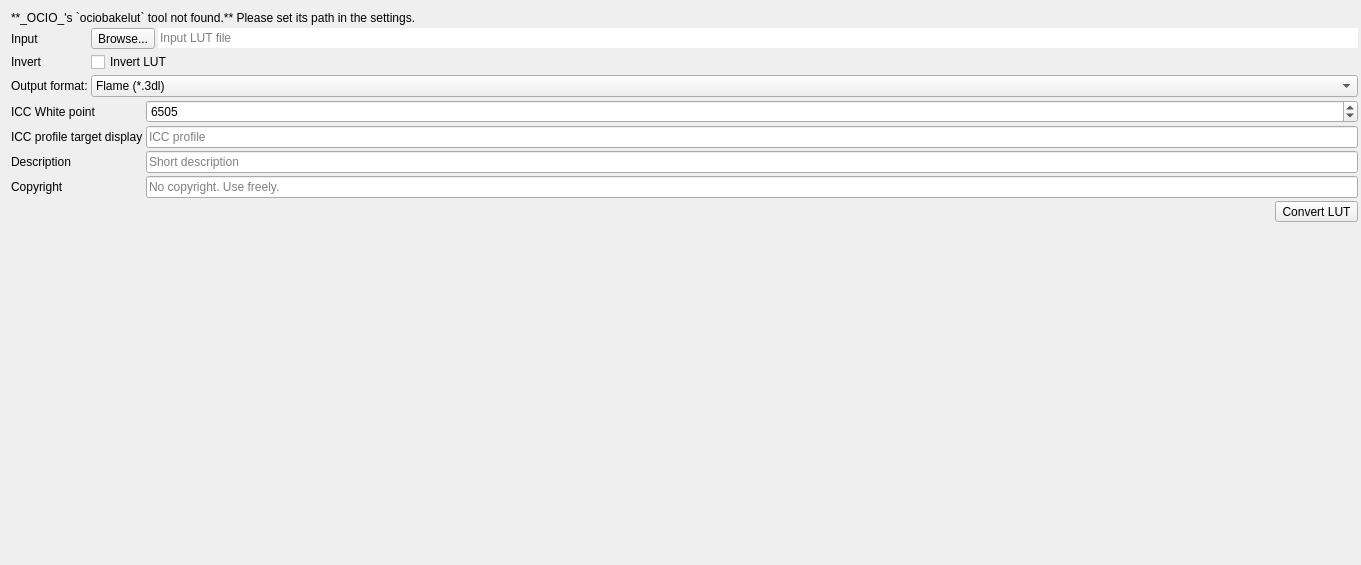
<?xml version="1.0" encoding="UTF-8"?>
<ui version="4.0">
 <class>LutConverterWidget</class>
 <widget class="QWidget" name="LutConverterWidget">
  <property name="geometry">
   <rect>
    <x>0</x>
    <y>0</y>
    <width>1361</width>
    <height>565</height>
   </rect>
  </property>
  <property name="windowTitle">
   <string>Form</string>
  </property>
  <layout class="QVBoxLayout" name="verticalLayout">
   <property name="spacing">
    <number>3</number>
   </property>
   <property name="rightMargin">
    <number>3</number>
   </property>
   <property name="bottomMargin">
    <number>3</number>
   </property>
   <item>
    <widget class="QLabel" name="ocioNotFoundLabel">
     <property name="text">
      <string>**_OCIO_'s `ociobakelut` tool not found.** Please set its path in the settings.</string>
     </property>
     <property name="textFormat">
      <enum>Qt::MarkdownText</enum>
     </property>
    </widget>
   </item>
   <item>
    <layout class="QFormLayout" name="formLayout">
     <property name="horizontalSpacing">
      <number>3</number>
     </property>
     <property name="verticalSpacing">
      <number>3</number>
     </property>
     <item row="0" column="0">
      <widget class="QLabel" name="label_5">
       <property name="text">
        <string>Input</string>
       </property>
      </widget>
     </item>
     <item row="0" column="1">
      <layout class="QHBoxLayout" name="horizontalLayout">
       <property name="spacing">
        <number>3</number>
       </property>
       <item>
        <widget class="QToolButton" name="lutBrowseButton">
         <property name="text">
          <string>Browse...</string>
         </property>
         <property name="icon">
          <iconset resource="../duqf_resources.qrc">
           <normaloff>:/icons/set-preset</normaloff>:/icons/set-preset</iconset>
         </property>
        </widget>
       </item>
       <item>
        <widget class="QLineEdit" name="inputEdit">
         <property name="text">
          <string/>
         </property>
         <property name="frame">
          <bool>false</bool>
         </property>
         <property name="placeholderText">
          <string>Input LUT file</string>
         </property>
        </widget>
       </item>
      </layout>
     </item>
     <item row="1" column="0">
      <widget class="QLabel" name="label">
       <property name="text">
        <string>Invert</string>
       </property>
      </widget>
     </item>
     <item row="1" column="1">
      <widget class="QCheckBox" name="invertBox">
       <property name="text">
        <string>Invert LUT</string>
       </property>
      </widget>
     </item>
     <item row="2" column="0">
      <widget class="QLabel" name="label_6">
       <property name="text">
        <string>Output format:</string>
       </property>
      </widget>
     </item>
     <item row="2" column="1">
      <widget class="QComboBox" name="outputFormatBox">
       <item>
        <property name="text">
         <string>Flame (*.3dl)</string>
        </property>
       </item>
       <item>
        <property name="text">
         <string>Lustre (*.3dl)</string>
        </property>
       </item>
       <item>
        <property name="text">
         <string>Cinespace (*.csp)</string>
        </property>
       </item>
       <item>
        <property name="text">
         <string>Houdini (*.lut)</string>
        </property>
       </item>
       <item>
        <property name="text">
         <string>Iridas (*.itx)</string>
        </property>
       </item>
       <item>
        <property name="text">
         <string>TrueLight (*.cub)</string>
        </property>
       </item>
       <item>
        <property name="text">
         <string>ICC (*.icc)</string>
        </property>
       </item>
      </widget>
     </item>
    </layout>
   </item>
   <item>
    <widget class="QWidget" name="iccOptionsWidget" native="true">
     <layout class="QFormLayout" name="formLayout_2">
      <property name="horizontalSpacing">
       <number>3</number>
      </property>
      <property name="verticalSpacing">
       <number>3</number>
      </property>
      <property name="leftMargin">
       <number>0</number>
      </property>
      <property name="topMargin">
       <number>0</number>
      </property>
      <property name="rightMargin">
       <number>0</number>
      </property>
      <property name="bottomMargin">
       <number>0</number>
      </property>
      <item row="0" column="0">
       <widget class="QLabel" name="label_7">
        <property name="text">
         <string>ICC White point</string>
        </property>
       </widget>
      </item>
      <item row="0" column="1">
       <widget class="QSpinBox" name="iccWhitePointBox">
        <property name="maximum">
         <number>10000</number>
        </property>
        <property name="value">
         <number>6505</number>
        </property>
       </widget>
      </item>
      <item row="1" column="0">
       <widget class="QLabel" name="label_8">
        <property name="text">
         <string>ICC profile target display</string>
        </property>
       </widget>
      </item>
      <item row="1" column="1">
       <widget class="QLineEdit" name="iccProfileEdit">
        <property name="placeholderText">
         <string>ICC profile</string>
        </property>
       </widget>
      </item>
      <item row="2" column="0">
       <widget class="QLabel" name="label_9">
        <property name="text">
         <string>Description</string>
        </property>
       </widget>
      </item>
      <item row="2" column="1">
       <widget class="QLineEdit" name="iccDescriptionEdit">
        <property name="placeholderText">
         <string>Short description</string>
        </property>
       </widget>
      </item>
      <item row="3" column="0">
       <widget class="QLabel" name="label_10">
        <property name="text">
         <string>Copyright</string>
        </property>
       </widget>
      </item>
      <item row="3" column="1">
       <widget class="QLineEdit" name="iccCopyrightEdit">
        <property name="placeholderText">
         <string>No copyright. Use freely.</string>
        </property>
       </widget>
      </item>
     </layout>
    </widget>
   </item>
   <item>
    <layout class="QHBoxLayout" name="horizontalLayout_2">
     <property name="spacing">
      <number>3</number>
     </property>
     <property name="leftMargin">
      <number>0</number>
     </property>
     <property name="topMargin">
      <number>0</number>
     </property>
     <item>
      <spacer name="horizontalSpacer">
       <property name="orientation">
        <enum>Qt::Horizontal</enum>
       </property>
       <property name="sizeHint" stdset="0">
        <size>
         <width>40</width>
         <height>20</height>
        </size>
       </property>
      </spacer>
     </item>
     <item>
      <widget class="QToolButton" name="convertButton">
       <property name="text">
        <string>Convert LUT</string>
       </property>
       <property name="icon">
        <iconset resource="../resources.qrc">
         <normaloff>:/icons/ocio-bake-lut</normaloff>:/icons/ocio-bake-lut</iconset>
       </property>
       <property name="toolButtonStyle">
        <enum>Qt::ToolButtonTextUnderIcon</enum>
       </property>
      </widget>
     </item>
    </layout>
   </item>
   <item>
    <spacer name="verticalSpacer">
     <property name="orientation">
      <enum>Qt::Vertical</enum>
     </property>
     <property name="sizeHint" stdset="0">
      <size>
       <width>20</width>
       <height>304</height>
      </size>
     </property>
    </spacer>
   </item>
  </layout>
 </widget>
 <resources>
  <include location="../resources.qrc"/>
  <include location="../duqf_resources.qrc"/>
 </resources>
 <connections/>
</ui>
